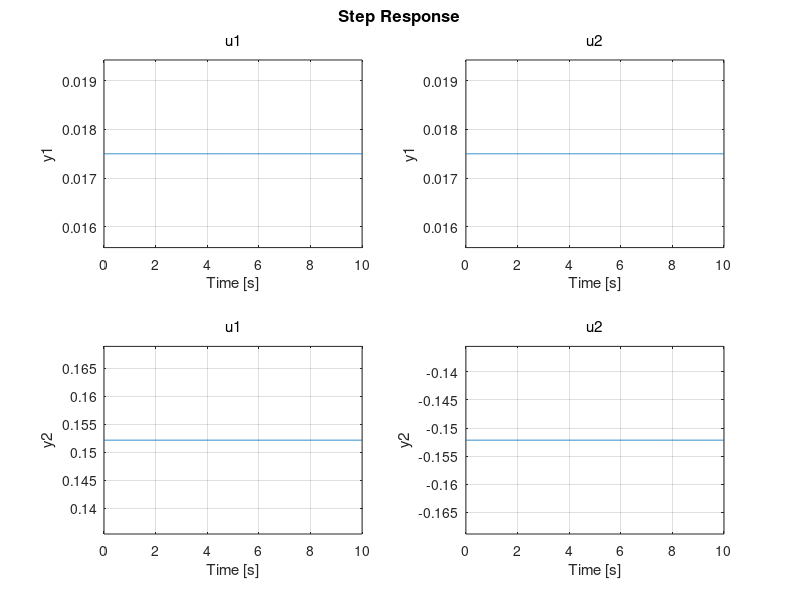

MATLAB code for this plot:
L = 23/100;
R = 3.5/100;

A = [0 0 0; 0 0 1; 0 0 0];
B = [R/2 R/2; R/2 R/2; R/L -R/L];
C = [0 0 0; 0 0 0];
D = [R/2 R/2; R/L -R/L];

sys = ss(A, B, C, D);
step(sys);